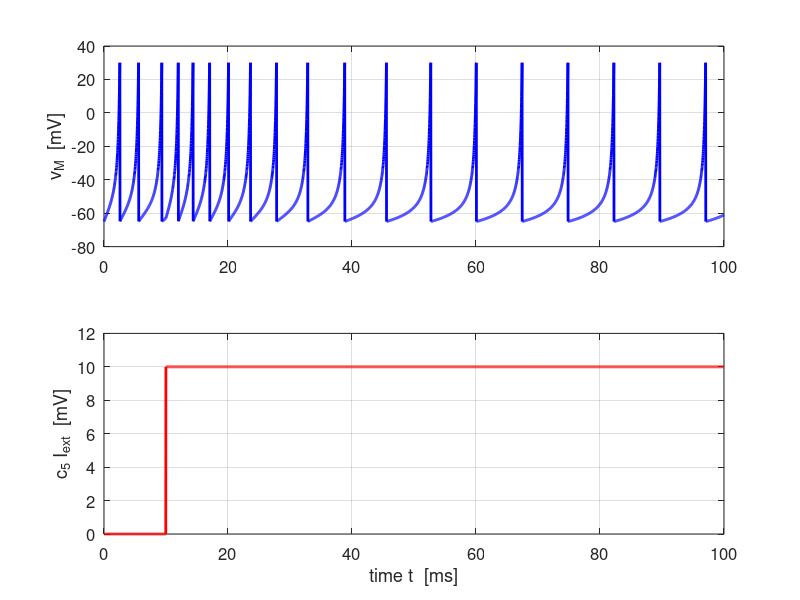

Reproduce this figure in MATLAB.
% spike002.m

% 161012
% Ian Cooper
% School of Physics, University of Sydney

% E M Izhikevich: Simple Models of Spiking Neurons

%close all
clc
clear all

% INPUT PARAMETERS   =====================================================

flagS = 1;    % select spike train pattern
N = 5000;     % number of grid points     
tMax = 100;   % max time [ms]

% model parameters a b c d I
coeffM = zeros(20,5);
coeffM(1,:)  = [0.02      0.4     -65      2       10  ] ;
%coeffM(1,:)  = [0.02      0.20     -65      6       20  ] ;  % tonic spiking
coeffM(2,:)  = [0.02      0.25    -65      6       1] ; % phasic spiking
coeffM(3,:)  = [0.02      0.20     -50      2       15  ] ;  % tonic bursting
coeffM(4,:)  = [0.02      0.25    -55     0.05     0.6 ] ;  % phasic bursting
coeffM(5,:)  = [0.02      0.2     -55     4        10  ] ;  % mixed mode
coeffM(6,:)  = [ 0.01      0.2     -65     8        30 ] ;  % spike frequency adaptation 
coeffM(7,:)  = [0.02      -0.1    -55     6        0   ] ;  % Class 1
coeffM(8,:)  = [0.2       0.26    -65     0        0   ] ;  % Class 2
coeffM(9,:)  = [0.02      0.2     -65     6        7   ] ;  % spike latency
coeffM(10,:) = [0.05      0.26    -60     0        0   ] ;  % subthreshold oscillations
coeffM(11,:) = [0.1       0.26    -60     -1       0   ] ;  % resonator
coeffM(12,:) = [ 0.02      -0.1    -55     6        0  ] ;  % integrator
coeffM(13,:) = [0.03      0.25    -60     4        0   ] ;  % rebound spike
coeffM(14,:) = [0.03      0.25    -52     0        0   ] ;  % rebound burst
coeffM(15,:) = [0.03      0.25    -60     4        0   ] ;  % threshold variability
coeffM(16,:) = [1         1.5     -60     0      -65   ] ;  % bistability
coeffM(17,:) = [ 1       0.2     -60     -21      0    ] ;  % DAP
coeffM(18,:) = [ 0.02      1       -55     4        0  ] ;  % accomodation
coeffM(19,:) = [ -0.02      -1      -60     8       80 ] ;  % inhibition-induced spiking
coeffM(20,:) = [ -0.026     -1      -45     0        80] ;  % inhibition-induced bursting
      
   
   a = coeffM(flagS,1);
   b = coeffM(flagS,2);
   c = coeffM(flagS,3);
   d = coeffM(flagS,4);
   I = coeffM(flagS,5);
    
% Plot Title    
   tm = [' 1: Tonic Spiking                '; ...
         ' 2: Phasic Spiking               '; ...
         ' 3: Tonic Bursting               '; ...
         ' 4: Phasic Bursting              '; ...
         ' 5: Mixed Mode                   '; ...
         ' 6: Spike Frequency Adaptation   '; ...
         ' 7: Class 1                      '; ...
         ' 8: Class 2                      '; ...
         ' 9: Spike Latency                '; ...
         '10: Subthreshold Oscillations    '; ...
         '11: Resonator                    '; ...
         '12: Integrator                   '; ...
         '13: Rebound Spike                '; ...
         '14: Rebound Burst                '; ...
         '15: Threshold Variability        '; ...
         '16: Bistability                  '; ...
         '17: DAP                          '; ...
         '18: Accomodation                 '; ...
         '19: Inhibition-induced Spiking   '; ...
         '20: Inhibition-induced Bursting  '; ];
   
   
% SOLVE EQUATIONS   ======================================================   
       
cc(1) = 0.04; cc(2) = 5; cc(3) = 140;     % D.E. coefficients

t = linspace(0,tMax,N);                   % time steps [ms]
v = zeros(N,1); vM = zeros(N,1);          
u = zeros(N,1); uM = zeros(N,1);          % recovery variable
Iext = zeros(N,1);

Iext(N/10:end) = I;
dt = t(2)-t(1);

v(1) = -65;
vM(1) = -65;
u(1) = b * v(1);
uM(1) = u(1);


for n = 1 : N-1
  v(n+1) = v(n) + dt*( cc(1)*v(n)^2 + cc(2)*v(n) + cc(3) + Iext(n) - u(n) );
  
  u(n+1) = u(n) + dt*a*( b*v(n) - u(n) );
  
  if v(n+1) > 30;
     vM(n+1) = 30;
     v(n+1) = c;
     u(n+1) = u(n+1) + d;
     
  else
     vM(n+1) = v(n+1);
     uM(n+1) = u(n+1);
  end
  
   
  
end
figure(2)
set(gcf,'units','normalized','Position',[0.3 0.32 0.32,0.38]);
set(gca,'fontsize',12);
hSubplot = subplot(2,1,1);
set(hSubplot,'position',[0.13 0.46 0.78 0.45]);
xP = t; yP = vM;
plot(xP,yP,'b','lineWidth',2);     
ylabel('v_M  [mV]');
% title(tm(flagS,:));
grid on
set(gca,'fontsize',12);


hSubplot = subplot(2,1,2);
set(hSubplot,'position',[0.13 0.15 0.78 0.20]);
xP = t; yP = Iext;
plot(xP,yP,'r','lineWidth',2);
xlabel('time t  [ms]');
ylabel('c_5 I_{ext}  [mV]');
axis([0 tMax 0 1.2*max(Iext)]);
grid on
set(gca,'fontsize',12);

    